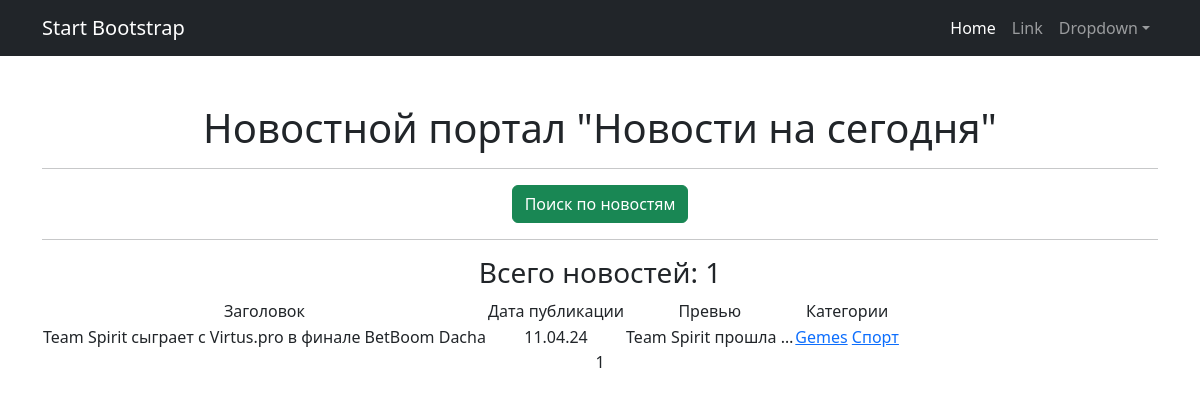
/news/categories/1 (signed in), run on the app's committed database.
### news/models.py (models this page shows, shortened)
class Post(models.Model):
    articles = "AR"
    news = "NW"
    POST_TYPES = [
        (news, "Новость"),
        (articles, "Статья"),
    ]
    author = models.ForeignKey(Author, on_delete=models.CASCADE)
    post_type = models.CharField(max_length=2, choices=POST_TYPES,default=news)
    date_post = models.DateTimeField(auto_now_add=True)
    category = models.ManyToManyField(Category, through="PostCategory")
    title = models.CharField(max_length=255)
    text = models.TextField()
    rating = models.IntegerField(default=0)
    post_likes = models.ManyToManyField(User, blank=True, related_name="post_likes")
    post_dislikes = models.ManyToManyField(User, blank=True, related_name="post_dislikes")

class Category(models.Model):
    name = models.CharField(unique = True,max_length = 50)
    subscribers = models.ManyToManyField(User, blank=True, null=True, related_name='categories')
    def __str__(self):
        return f'{self.name}'

### news/views.py (the view)
# urls.py: path('categories/<int:pk>', CategoryListView.as_view(), name='category_list'),
class CategoryListView(PostList):
    model = Post
    template_name = 'category_list.html'
    context_object_name = 'category_news_list'
    def get_queryset(self):
        self.category = get_object_or_404(Category, id=self.kwargs['pk'])
        queryset = Post.objects.filter(category=self.category).order_by('date_post')
        return queryset
    def get_context_data(self, **kwargs):
        context = super().get_context_data(**kwargs)
        context['is_not_subscriber'] = self.request.user not in self.category.subscribers.all()
        context['category'] = self.category
        return context

### news/templatetags/custom_filters.py (called while the page is built)
@register.filter()
def censor(value):
    prohibited_words = ('стать', 'озеро', 'прошла', 'факты', 'финал')
    splited_value = value.split()
    for word in splited_value:
        parsed_word = morph.parse(word)[0].normal_form
        if parsed_word in prohibited_words:
            value = value.replace(word, '*' * len(word))
    return value

### news/views.py (called while the page is built)
    def get_context_data(self, **kwargs):
        context = super().get_context_data(**kwargs)
        context['filter'] = PostFilter(self.request.GET, queryset=self.get_queryset())
        context['is_not_author'] = not self.request.user.groups.filter(name='authors').exists()
        return context

### templates/category_list.html (shortened to what this page needs)
{% extends 'flatpages/default.html' %}
{% load custom_filters %}
{% block content %}
<h1>Новостной портал "Новости на сегодня"</h1>
<hr>
<a href="/news/search" class="btn btn-success btn-fill" target="_blank">Поиск по новостям</a>
<hr>
<h3> Всего новостей: {{ page_obj.paginator.count }} </h3>
{% if category_news_list %}
<table>
    <tr>
        <td>Заголовок</td>
        <td>Дата публикации</td>
        <td>Превью</td>
        <td>Категории</td>
    </tr>
    {% for post in category_news_list %}
    <tr>
        <td> {{ post.title|censor}} </td>
        <td> {{ post.date_post|date:'d.m.y' }} </td>
        <td> {{ post.text|censor|truncatechars:20 }} </td>
        <td>
            {% for category in post.category.all %}
                <a href="{% url 'category_list' category.id %}">{{ category }}</a>
            {% endfor %}
        </td>
    </tr>
    {% endfor %}
</table>
{% else %}
<h2>Пока никаких новостей нет, но скоро здесь будет интересно!</h2>
{% endif %}
{{ page_obj.number }}
{% endblock content %}

### data on the page
Post: title|censor "Team Spirit сыграет с Virtus.pro в финале BetBoom Dacha", date_post "11.04.24", text|censor "Team Spirit прошла …"
Category: name "Gemes"
Category: name "Спорт"

### other printed values
{{ page_obj.paginator.count }} "1"
{{ page_obj.number }} "1"
